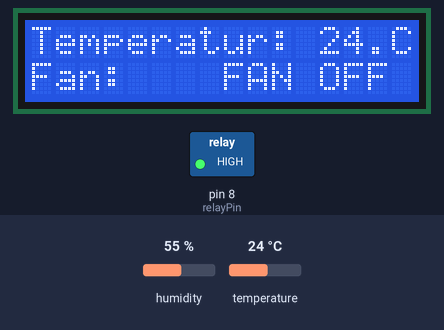
The sketch below on a simulated Arduino Uno, built with avr-gcc and run on an emulated ATmega328P. On the bench: 16×2 character LCD, switched loads named in the sketch (green lamp = pin HIGH). The test bench sets the inputs (shaded band); at power-on: temperature 24 °C, humidity 55 %.

Above: at 1.2 s.
1.3 s: temperature set to 31 °C
At 3.5 s:
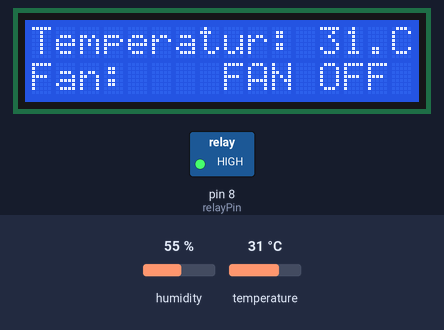
4.0 s: temperature set to 34 °C
At 4.8 s:
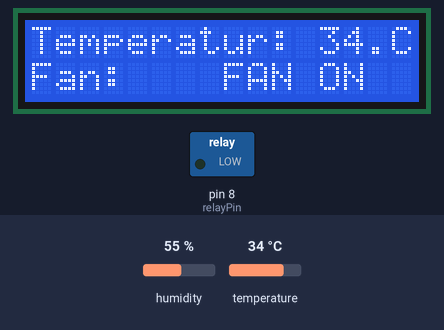
6.7 s: temperature set to 12 °C
At 8.4 s:
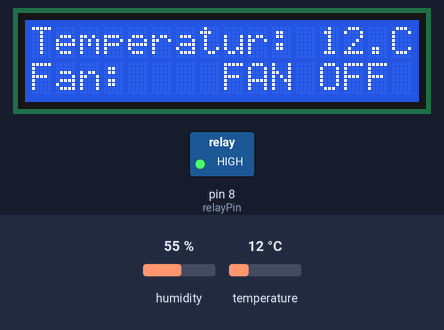
Timing chart, 0 to 9.9 s (numbered marks = the images above; inputs shaded):
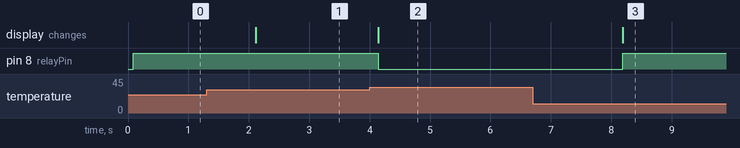

Measured:
- the behaviour switches between 32 and 33 °C on temperature (found by bisection; images 1 and 2)
- after the input at 1.3 s, the display: changes after 0.82 s (image 1)
- after the input at 4.0 s, pin 8 (relayPin): HIGH → LOW after 0.14 s; the display: changes after 0.14 s (image 2)
- after the input at 6.7 s, pin 8 (relayPin): LOW → HIGH after 1.5 s; the display: changes after 1.5 s (image 3)

The sketch:

DHT_11_Sensor_With_Relay.ino
```cpp
 //#include<Wire.h>
//#include <LiquidCrystal_I2C.h> // libray lcd
//LiquidCrystal_I2C lcd(0x27, 16, 2);


#include <LiquidCrystal.h>

int rs=12, en=11, d4=5, d5=4, d6=3, d7=2;
LiquidCrystal lcd(rs,en,d4,d5,d6,d7);


#include <DHT.h>  // library DHT11
DHT dht(7,DHT11); //Pin, types of  DHT model you use.

int relayPin=8;

int hum;
int temp;

void setup()
{
  dht.begin();
  lcd.begin(16,2);
  pinMode(relayPin,OUTPUT);

}
void loop()
{
  hum =dht.readHumidity();
  temp =dht.readTemperature();
  lcd.setCursor(0,0);
  lcd.print("Temperatur:");
  lcd.setCursor(12,0);
  lcd.print(temp);
  lcd.setCursor(14,0);
  lcd.print(".C");

  lcd.setCursor(0,1);
  lcd.print("Fan: ");
  lcd.setCursor(8,1);

  if(temp>32)
  {
  digitalWrite(relayPin,LOW);
  lcd.print("FAN ON ");
  }
  else
  {
  digitalWrite(relayPin,HIGH);
  lcd.print("FAN OFF");
  }
}
```
